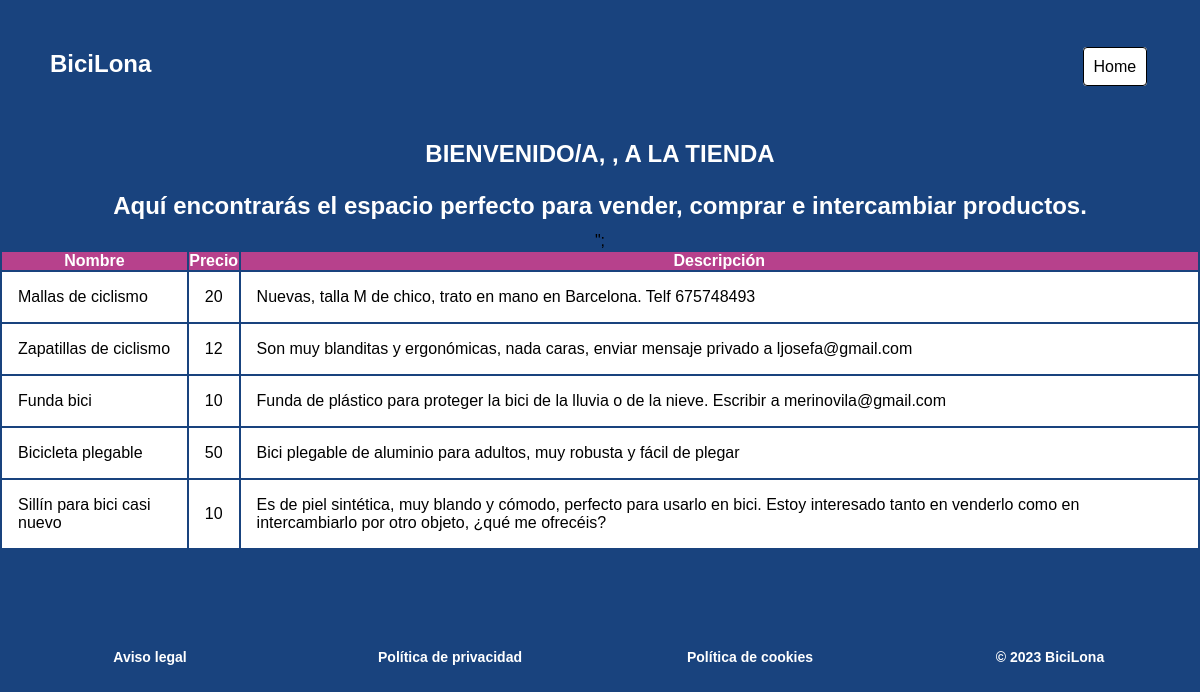
The app's page /Vista/tienda.php with its own data.
### tables this page shows
CREATE TABLE `producto` (
  `id_prod` int(20) NOT NULL,
  `id_vendedor` int(10) NOT NULL,
  `nombre` varchar(50) NOT NULL,
  `precio` int(10) NOT NULL,
  `descripcion` varchar(250) NOT NULL
);

### Modelo/productosMod.php (called while the page is built, shortened)
<?php
	function getProducto() {
		$conexion = abrirConexion();
		$sql = "SELECT * FROM PRODUCTO ORDER BY id_prod DESC";
        $resultados = mysqli_query($conexion, $sql);
		return $resultados;
	}
?>

### Controlador/productosCont.php (the view, shortened to what this page needs)
<?php
	require "../Modelo/productosMod.php";
  function muestraProducto(){
    $datos = getProducto();
    echo "<div class='tabla'>
            <table align='center'>\n
              <tr>\n
                <th align='center'>Nombre</th>\n
                <th align='center'>Precio</th>\n
                <th align='center'>Descripción</th>\n
              </tr>\n";
          foreach ($datos as $fila) {
            echo "<tr>\n
                    <td align='center'>" . $fila["nombre"] . "</td>\n
                    <td align='center'>" . $fila["precio"] . "</td>\n
                    <td align='center'>" . $fila["descripcion"] . "
                      <form action='tienda.php' method='POST'>";
            echo   "</form>
                    </td>\n
                  </tr>";
          };
    echo     "</table>
          </div>";
  };
  ?>

### css/estilos.css (style rules this page uses)
*, *::after, *::before { margin: 0; padding: 0; box-sizing: border-box; }
html { font-family: Montserrat, sans-serif; }
body { box-sizing: inherit; background-color:#19437E; }
a { text-decoration: none; color:white; }
footer { text-align:center; color: white; font-weight: bold; margin: 6em 0 2em 0; }
footer div { padding: 0.2em; }
@media only screen and (min-width: 768px) { footer { display: flex; align-items: baseline; } }
@media only screen and (min-width: 768px) { footer > div { width: 100vw; text-align: center; font-size: 14px; } }
.tabla td { background-color: #ffffff; padding: 1em; text-align: left; }
.tabla th { color: #ffffff; background-color: #b7418c; }

### records on screen
producto: nombre "Mallas de ciclismo", precio "20", descripcion "Nuevas, talla M de chico, trato en mano en Barcelona. Telf 675748493"
producto: nombre "Zapatillas de ciclismo", precio "12", descripcion "Son muy blanditas y ergonómicas, nada caras, enviar mensaje privado a ljosefa@gmail.com"
producto: nombre "Funda bici", precio "10", descripcion "Funda de plástico para proteger la bici de la lluvia o de la nieve. Escribir a merinovila@gmail.com"
producto: nombre "Bicicleta plegable", precio "50", descripcion "Bici plegable de aluminio para adultos, muy robusta y fácil de plegar"
producto: nombre "Sillín para bici casi nuevo", precio "10", descripcion "Es de piel sintética, muy blando y cómodo, perfecto para usarlo en bici. Estoy interesado tanto en venderlo como en intercambiarlo por otro objeto, ¿qué me ofrecéis?"
